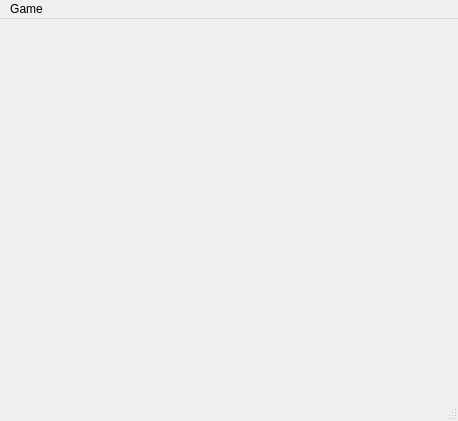
<?xml version="1.0" encoding="UTF-8"?>
<ui version="4.0">
 <class>MainWindow</class>
 <widget class="QMainWindow" name="MainWindow">
  <property name="geometry">
   <rect>
    <x>0</x>
    <y>0</y>
    <width>458</width>
    <height>421</height>
   </rect>
  </property>
  <property name="windowTitle">
   <string>Sudoku Game</string>
  </property>
  <property name="styleSheet">
   <string notr="true">background-color: qlineargradient(spread:reflect, x1:0, y1:0, x2:1, y2:1, stop:0 rgba(35, 40, 3, 255), stop:0.16 rgba(136, 106, 22, 255), stop:0.225 rgba(166, 140, 41, 255), stop:0.285 rgba(204, 181, 74, 255), stop:0.345 rgba(235, 219, 102, 255), stop:0.415 rgba(245, 236, 112, 255), stop:0.52 rgba(209, 190, 76, 255), stop:0.57 rgba(187, 156, 51, 255), stop:0.635 rgba(168, 142, 42, 255), stop:0.695 rgba(202, 174, 68, 255), stop:0.75 rgba(218, 202, 86, 255), stop:0.815 rgba(208, 187, 73, 255), stop:0.88 rgba(187, 156, 51, 255), stop:0.935 rgba(137, 108, 26, 255), stop:1 rgba(35, 40, 3, 255));</string>
  </property>
  <widget class="QWidget" name="centralwidget">
   <layout class="QGridLayout" name="gridLayout">
    <item row="0" column="0">
     <layout class="QGridLayout" name="grid_layout"/>
    </item>
   </layout>
  </widget>
  <widget class="QMenuBar" name="menubar">
   <property name="geometry">
    <rect>
     <x>0</x>
     <y>0</y>
     <width>458</width>
     <height>22</height>
    </rect>
   </property>
   <widget class="QMenu" name="menuGame">
    <property name="title">
     <string>Game</string>
    </property>
    <addaction name="new_game"/>
    <addaction name="open_file"/>
   </widget>
   <addaction name="menuGame"/>
  </widget>
  <widget class="QStatusBar" name="statusbar"/>
  <action name="new_game">
   <property name="text">
    <string>New Game</string>
   </property>
  </action>
  <action name="open_file">
   <property name="text">
    <string>Open File...</string>
   </property>
  </action>
 </widget>
 <resources/>
 <connections/>
</ui>
